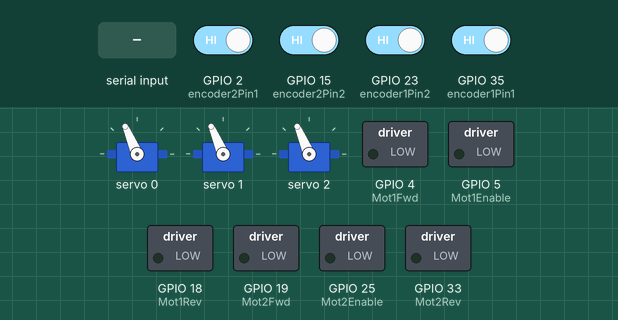
Bench run of a sketch on a simulated ESP32. Parts: 3 × servo, switched loads named in the sketch (green lamp = pin HIGH). The inputs (shaded band) are chosen by the test bench; at power-on: GPIO 2 (encoder2Pin1), GPIO 15 (encoder2Pin2), GPIO 23 (encoder1Pin2), GPIO 35 (encoder1Pin1) HIGH. What the sketch prints to the serial monitor is not drawn.

Above: at 1.2 s.
1.3 s: "1" received over Serial
At 1.45 s:
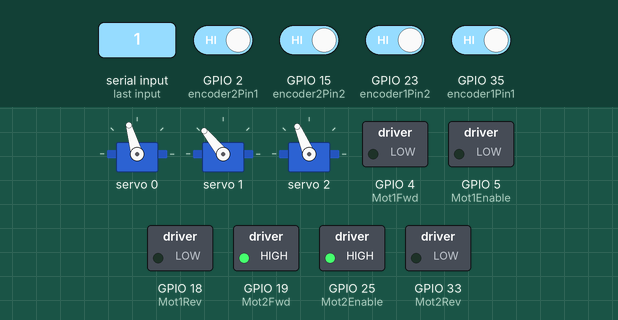
4.3 s: GPIO 23 (encoder1Pin2) driven LOW
At 5.85 s:
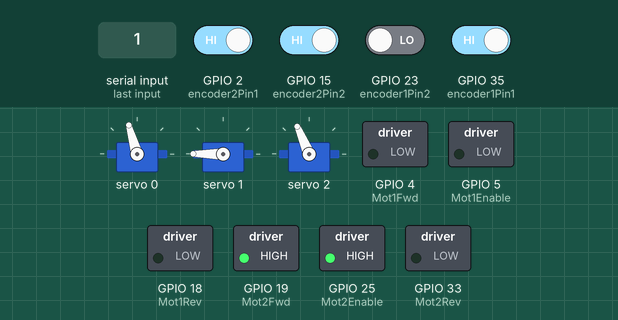
7.3 s: GPIO 23 (encoder1Pin2) driven HIGH and GPIO 35 (encoder1Pin1) driven LOW
At 7.76 s:
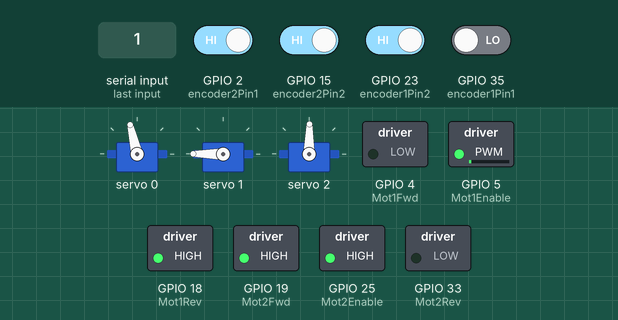
10.3 s: GPIO 35 (encoder1Pin1) driven HIGH
At 10.53 s:
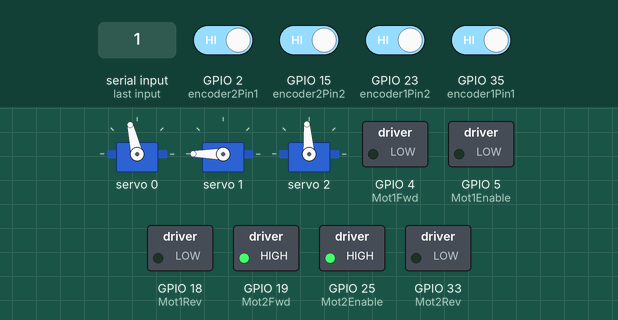
13.3 s: GPIO 23 (encoder1Pin2) driven LOW
At 14.53 s:
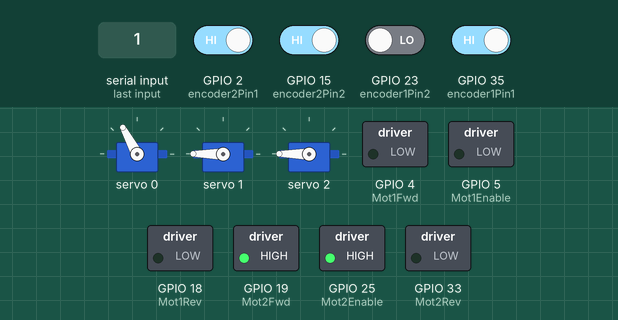
16.3 s: GPIO 23 (encoder1Pin2) driven HIGH
At 16.68 s:
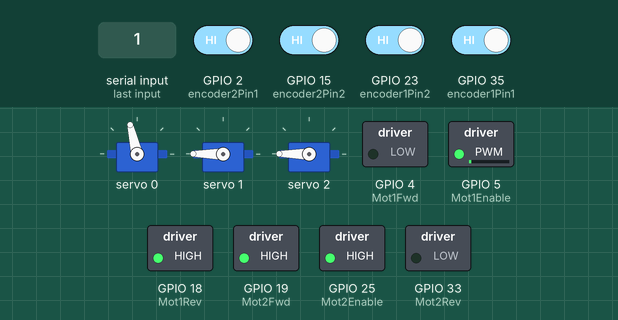
Timing chart, 0 to 22.3 s (numbered marks = the images above; inputs shaded):
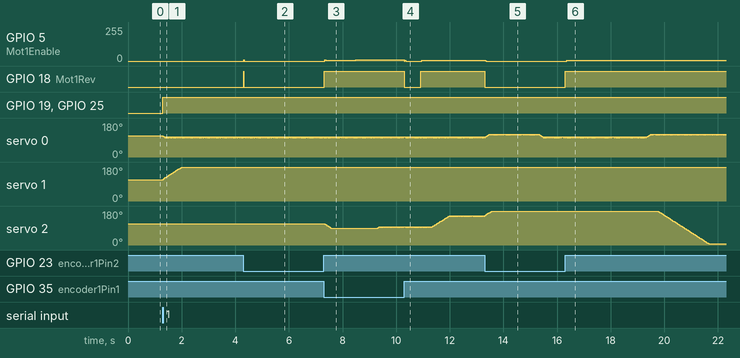

The sketch:

code.ino
```cpp
//#####################################################################

#include <PID_v1.h>
#include <driver/ledc.h>
#include <ESP32Servo.h>
#include <Wire.h>
#include <Adafruit_PWMServoDriver.h>

//#####################################################################
Adafruit_PWMServoDriver pwmm = Adafruit_PWMServoDriver();

const int inputParams[][5] = {
  { 0, 60, 83, 160, 90 }, { 0, 80, 83, 170, 90 },
  { 0, 80, 83, 170, 90 }, { 0, 80, 83, 160, 70 },
  { 0, 80, 83, 170, 75 }, { 0, 80, 83, 170, 125 },
  { 0, 80, 95, 160, 180 }, { 0, 70, 83, 170, 180 },
  { 0, 75, 83, 165, 180 }, { 0, 80, 95, 160, 0 },
  { 0, 80, 95, 180, 0 }, { 0, 55, 90, 180, 0 },
  { -50, 110, 150, 100, 0 }, { -50, 110, 160, 120, 0 },
  { -50, 110, 155, 140, 0 }, { -50, 75, 155, 90, 0 },
  { 0, 75, 90, 90, 0 }, { 0, 40, 180, 180, 90 },
  { 0, 20, 90, 90, 90 }, { 0, 10, 180, 180, 90 },
  { 0, 0, 180, 180, 90 }
};
int currentParamSet = 0;
int paramSetCount = sizeof(inputParams) / sizeof(inputParams[0]);

unsigned long cycleStartTime;
const unsigned long cycleDelay = 2000;  // 2 sec between cycles
bool isRunning = false;                 // Wait for serial input to start

enum ProgramState {
  WAITING_FOR_START,
  RUNNING,
  COMPLETED
};
ProgramState programState = WAITING_FOR_START;


//#####################################################################


//#####################################################################

// Servo settings
#define SERVO_MIN 125  // Minimum pulse length
#define SERVO_MAX 575  // Maximum pulse length
#define SERVO_FREQ 50  // 50Hz for analog servos
#define NUM_SERVOS 3
volatile int servo1_target = 90;
volatile int servo2_target = 90;
volatile int servo3_target = 90;
// Current servo positions (for smooth movement)
int servo1_current = 90;
int servo2_current = 90;
int servo3_current = 90;
const int SERVO_SPEED = 2;

//#####################################################################

// Last update time
unsigned long lastUpdate = 0;
const unsigned long UPDATE_INTERVAL = 20;  // ms

// I2C pins for ESP
#define I2C_SDA 21  // ESP32 default
#define I2C_SCL 22  // ESP32 default

//#####################################################################

// Motor 1 Configuration
#define Mot1Enable 5
#define Mot1Fwd 4
#define Mot1Rev 18
#define encoder1Pin1 35
#define encoder1Pin2 23
const int PPR1 = 4000;
double kp1 = 2.5, ki1 = 0.1, kd1 = 0.06;

// Motor 2 Configuration
#define Mot2Enable 25
#define Mot2Fwd 19
#define Mot2Rev 33
#define encoder2Pin1 2
#define encoder2Pin2 15
const int PPR2 = 1880;
double kp2 = 1.8, ki2 = 0.1, kd2 = 0.07;

//#####################################################################

// Encoder Variables
volatile long encoder1Value = 0;
volatile long encoder2Value = 0;
volatile int lastEncoded1 = 0;
volatile int lastEncoded2 = 0;

//#####################################################################

// PID Controllers
double input1 = 0, output1 = 0, setpoint1 = 0;
PID pid1(&input1, &output1, &setpoint1, kp1, ki1, kd1, DIRECT);

double input2 = 0, output2 = 0, setpoint2 = 0;
PID pid2(&input2, &output2, &setpoint2, kp2, ki2, kd2, DIRECT);

//#####################################################################

// System Variables
String readString;
unsigned long lastPlotTime = 0;
const unsigned long plotInterval = 50;
bool newData = false;

// PWM Setup
const int pwmChannel1 = LEDC_CHANNEL_0;
const int pwmChannel2 = LEDC_CHANNEL_1;
const int pwmFreq = 5000;
const int pwmResolution = 8;

//#####################################################################

void setup() {
  Serial.begin(115200);
  while (!Serial)
    ;  // Wait for serial connection

  Wire.begin(I2C_SDA, I2C_SCL);  // Explicitly set pins

  if (!pwmm.begin()) {
    Serial.println("PCA9685 not found! Check wiring.");
    while (1)
      ;  // Halt if I2C fails
  }
  Serial.println("PCA9685 initialized!");
  pwmm.setPWMFreq(SERVO_FREQ);

  // Initialize servos to center position
  pwmm.setPWM(0, 0, angleToPulse(90));
  pwmm.setPWM(1, 0, angleToPulse(90));
  pwmm.setPWM(2, 0, angleToPulse(90));

  // Motor 1 Setup
  pinMode(Mot1Fwd, OUTPUT);
  pinMode(Mot1Rev, OUTPUT);
  ledcSetup(pwmChannel1, pwmFreq, pwmResolution);
  ledcAttachPin(Mot1Enable, pwmChannel1);

  // Motor 2 Setup
  pinMode(Mot2Fwd, OUTPUT);
  pinMode(Mot2Rev, OUTPUT);
  ledcSetup(pwmChannel2, pwmFreq, pwmResolution);
  ledcAttachPin(Mot2Enable, pwmChannel2);

  // Encoder Setup
  pinMode(encoder1Pin1, INPUT_PULLUP);
  pinMode(encoder1Pin2, INPUT_PULLUP);
  pinMode(encoder2Pin1, INPUT_PULLUP);
  pinMode(encoder2Pin2, INPUT_PULLUP);
  attachInterrupt(digitalPinToInterrupt(encoder1Pin1), updateEncoder1, CHANGE);
  attachInterrupt(digitalPinToInterrupt(encoder1Pin2), updateEncoder1, CHANGE);
  attachInterrupt(digitalPinToInterrupt(encoder2Pin1), updateEncoder2, CHANGE);
  attachInterrupt(digitalPinToInterrupt(encoder2Pin2), updateEncoder2, CHANGE);

  // PID Setup
  pid1.SetMode(AUTOMATIC);
  pid1.SetSampleTime(10);
  pid1.SetOutputLimits(-255, 255);

  pid2.SetMode(AUTOMATIC);
  pid2.SetSampleTime(10);
  pid2.SetOutputLimits(-255, 255);
}

void loop() {

  switch (programState) {
    case WAITING_FOR_START:
      if (Serial.available() > 0) {
        Serial.read();  // Clear serial buffer
        Serial.println("Starting program...");
        currentParamSet = 0;  // Reset to first parameter set
        programState = RUNNING;
        cycleStartTime = millis();
      }
      break;

    case RUNNING:
      // Run all 3 functions sequentially WITHOUT delays
      processInput(
        inputParams[currentParamSet][0],
        inputParams[currentParamSet][1],
        inputParams[currentParamSet][2],
        inputParams[currentParamSet][3],
        inputParams[currentParamSet][4]);
      controlMotors();
      plotMotorData();

      // Move to next parameter set after delay
      if (millis() - cycleStartTime >= cycleDelay) {
        currentParamSet++;

        if (currentParamSet >= paramSetCount) {
          Serial.println("Program completed. Send any character to restart.");
          programState = COMPLETED;
        } else {
          cycleStartTime = millis();  // Reset timer for next cycle
        }
      }
      break;

    case COMPLETED:
      if (Serial.available() > 0) {
        Serial.read();                     // Clear serial buffer
        programState = WAITING_FOR_START;  // Will restart on next loop
      }
      break;
  }
}

void processInput(int a, int b, int x, int d, int e) {
  int parts[5] = { a, b, x, d, e };
  // Set motor targets
  setpoint1 = map(parts[0], 0, 360, 0, PPR1);
  setpoint2 = map(parts[1], 0, 360, 0, PPR2);
  servo1_target = constrain(parts[2], 0, 180);
  servo2_target = constrain(parts[3], 0, 180);
  servo3_target = constrain(parts[4], 0, 180);

  unsigned long currentMillis = millis();
  if (currentMillis - lastUpdate >= UPDATE_INTERVAL) {
    lastUpdate = currentMillis;

    // Smooth movement for Servo 1
    if (servo1_current != servo1_target) {
      servo1_current += (servo1_target > servo1_current) ? SERVO_SPEED : -SERVO_SPEED;
      servo1_current = constrain(servo1_current, 0, 180);
      pwmm.setPWM(0, 0, angleToPulse(servo1_current));
    }

    // Smooth movement for Servo 2
    if (servo2_current != servo2_target) {
      servo2_current += (servo2_target > servo2_current) ? SERVO_SPEED : -SERVO_SPEED;
      servo2_current = constrain(servo2_current, 0, 180);
      pwmm.setPWM(1, 0, angleToPulse(servo2_current));
    }

    // Smooth movement for Servo 3
    if (servo3_current != servo3_target) {
      servo3_current += (servo3_target > servo3_current) ? SERVO_SPEED : -SERVO_SPEED;
      servo3_current = constrain(servo3_current, 0, 180);
      pwmm.setPWM(2, 0, angleToPulse(servo3_current));
    }
  }

  Serial.print("New Targets - M1:");
  Serial.print(parts[0]);
  Serial.print("° M2:");
  Serial.print(parts[1]);
  Serial.print("° S1:");
  Serial.print(parts[2]);
  Serial.print("° S2:");
  Serial.print(parts[3]);
  Serial.print(" S3:");
  Serial.print(parts[4]);
  Serial.println("°");

  readString = "";
}
int angleToPulse(int angle) {
  return map(angle, 0, 180, SERVO_MIN, SERVO_MAX);
}

void controlMotors() {
  // Motor 1 Control
  input1 = encoder1Value;
  pid1.Compute();
  motorOut(Mot1Enable, pwmChannel1, Mot1Fwd, Mot1Rev, output1);

  // Motor 2 Control
  input2 = encoder2Value;
  pid2.Compute();
  motorOut(Mot2Enable, pwmChannel2, Mot2Fwd, Mot2Rev, output2);
}

void motorOut(int enablePin, int channel, int fwdPin, int revPin, int out) {
  int pwmValue = constrain(abs(out), 0, 255);
  ledcWrite(channel, pwmValue);

  if (out > 5) {
    digitalWrite(fwdPin, HIGH);
    digitalWrite(revPin, LOW);
  } else if (out < -5) {
    digitalWrite(fwdPin, LOW);
    digitalWrite(revPin, HIGH);
  } else {
    digitalWrite(fwdPin, LOW);
    digitalWrite(revPin, LOW);
    ledcWrite(channel, 0);
  }
}

void plotMotorData() {
  if (millis() - lastPlotTime >= plotInterval) {
    lastPlotTime = millis();

    Serial.print("M1_Cur:");
    Serial.print((float)encoder1Value / PPR1 * 360.0);
    Serial.print("° M1_Tar:");
    Serial.print((float)setpoint1 / PPR1 * 360.0);
    Serial.print("° M2_Cur:");
    Serial.print((float)encoder2Value / PPR2 * 360.0);
    Serial.print("° M2_Tar:");
    Serial.print((float)setpoint2 / PPR2 * 360.0);
    Serial.print("° M1_Out:");
    Serial.print(output1);
    Serial.print(" M2_Out:");
    Serial.println(output2);
  }
}

void updateEncoder1() {
  int MSB = digitalRead(encoder1Pin1);
  int LSB = digitalRead(encoder1Pin2);
  int encoded = (MSB << 1) | LSB;
  int sum = (lastEncoded1 << 2) | encoded;

  if (sum == 0b1101 || sum == 0b0100 || sum == 0b0010 || sum == 0b1011) encoder1Value++;
  if (sum == 0b1110 || sum == 0b0111 || sum == 0b0001 || sum == 0b1000) encoder1Value--;
  lastEncoded1 = encoded;
}

void updateEncoder2() {
  int MSB = digitalRead(encoder2Pin1);
  int LSB = digitalRead(encoder2Pin2);
  int encoded = (MSB << 1) | LSB;
  int sum = (lastEncoded2 << 2) | encoded;

  if (sum == 0b1101 || sum == 0b0100 || sum == 0b0010 || sum == 0b1011) encoder2Value++;
  if (sum == 0b1110 || sum == 0b0111 || sum == 0b0001 || sum == 0b1000) encoder2Value--;
  lastEncoded2 = encoded;
}
```

Measured:
- after the input at 1.3 s, GPIO 19 (Mot2Fwd), GPIO 25 (Mot2Enable): LOW → HIGH at once; servo 1: moves from 113° to 180° over 0.71 s, starting at once
- after the input at 4.3 s, GPIO 5 (Mot1Enable): 0/255 → 8/255 at once, → 0/255 0.02 s later; GPIO 18 (Mot1Rev): LOW → HIGH at once, → LOW 0.01 s later
- after the input at 7.3 s, GPIO 5 (Mot1Enable): 0/255 → 7/255 at once, → 8/255 1.2 s later; GPIO 18 (Mot1Rev): LOW → HIGH at once
- after the input at 10.3 s, GPIO 5 (Mot1Enable): 8/255 → 0/255 at once, → 6/255 0.66 s later; GPIO 18 (Mot1Rev): HIGH → LOW at once, → HIGH 0.62 s later
- after the input at 13.3 s, GPIO 5 (Mot1Enable): 6/255 → 0/255 at once; GPIO 18 (Mot1Rev): HIGH → LOW at once
- after the input at 16.3 s, GPIO 5 (Mot1Enable): 0/255 → 6/255 after 0.06 s, → 7/255 2.8 s later; GPIO 18 (Mot1Rev): LOW → HIGH at once
